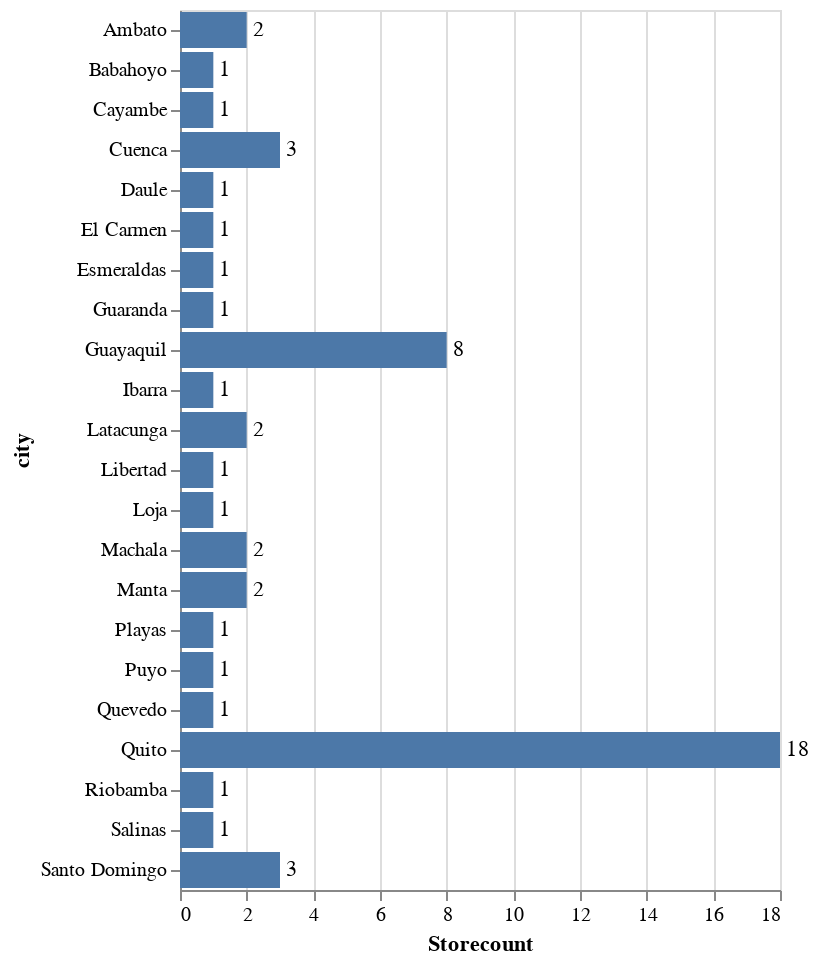

The notebook cell saved with this chart:
### Code cell
barchartstorecitycount = alt.Chart(df_stores_groupedcountstores).mark_bar().encode(
    x='Storecount',
    y='city',
)
barchartstorecitycountlabels = barchartstorecitycount.mark_text(
    align= 'left',
    baseline='middle',
    dx=3
).encode(
    text='Storecount'
)

barchartstorecitycount + barchartstorecitycountlabels

### Figure 1 — Vega-Lite specification as saved in the notebook (floating-point values rounded to 4 significant figures)
{"config": {"view": {"continuousWidth": 300, "continuousHeight": 300}}, "layer": [{"mark": {"type": "bar"}, "encoding": {"x": {"field": "Storecount", "type": "quantitative"}, "y": {"field": "city", "type": "nominal"}}}, {"mark": {"type": "text", "align": "left", "baseline": "middle", "dx": 3}, "encoding": {"text": {"field": "Storecount", "type": "quantitative"}, "x": {"field": "Storecount", "type": "quantitative"}, "y": {"field": "city", "type": "nominal"}}}], "data": {"name": "data-b526fa5b5360b5309f6aa3e2e41cadfc"}, "$schema": "https://vega.github.io/schema/vega-lite/v5.14.1.json", "datasets": {"data-b526fa5b5360b5309f6aa3e2e41cadfc": [{"city": "Quito", "Storecount": 18, "Percentage": 33.33, "Cum_sum": 18, "Cumulative Percentage": 33.33}, {"city": "Guayaquil", "Storecount": 8, "Percentage": 14.81, "Cum_sum": 26, "Cumulative Percentage": 48.15}, {"city": "Santo Domingo", "Storecount": 3, "Percentage": 5.56, "Cum_sum": 29, "Cumulative Percentage": 53.7}, {"city": "Cuenca", "Storecount": 3, "Percentage": 5.56, "Cum_sum": 32, "Cumulative Percentage": 59.26}, {"city": "Manta", "Storecount": 2, "Percentage": 3.7, "Cum_sum": 34, "Cumulative Percentage": 62.96}, {"city": "Machala", "Storecount": 2, "Percentage": 3.7, "Cum_sum": 36, "Cumulative Percentage": 66.67}, {"city": "Latacunga", "Storecount": 2, "Percentage": 3.7, "Cum_sum": 38, "Cumulative Percentage": 70.37}, {"city": "Ambato", "Storecount": 2, "Percentage": 3.7, "Cum_sum": 40, "Cumulative Percentage": 74.07}, {"city": "Guaranda", "Storecount": 1, "Percentage": 1.85, "Cum_sum": 41, "Cumulative Percentage": 75.93}, {"city": "Ibarra", "Storecount": 1, "Percentage": 1.85, "Cum_sum": 42, "Cumulative Percentage": 77.78}, {"city": "Esmeraldas", "Storecount": 1, "Percentage": 1.85, "Cum_sum": 43, "Cumulative Percentage": 79.63}, {"city": "Babahoyo", "Storecount": 1, "Percentage": 1.85, "Cum_sum": 44, "Cumulative Percentage": 81.48}, {"city": "Loja", "Storecount": 1, "Percentage": 1.85, "Cum_sum": 45, "Cumulative Percentage": 83.33}, {"city": "El Carmen", "Storecount": 1, "Percentage": 1.85, "Cum_sum": 46, "Cumulative Percentage": 85.19}, {"city": "Daule", "Storecount": 1, "Percentage": 1.85, "Cum_sum": 47, "Cumulative Percentage": 87.04}, {"city": "Playas", "Storecount": 1, "Percentage": 1.85, "Cum_sum": 48, "Cumulative Percentage": 88.89}, {"city": "Puyo", "Storecount": 1, "Percentage": 1.85, "Cum_sum": 49, "Cumulative Percentage": 90.74}, {"city": "Quevedo", "Storecount": 1, "Percentage": 1.85, "Cum_sum": 50, "Cumulative Percentage": 92.59}, {"city": "Cayambe", "Storecount": 1, "Percentage": 1.85, "Cum_sum": 51, "Cumulative Percentage": 94.44}, {"city": "Riobamba", "Storecount": 1, "Percentage": 1.85, "Cum_sum": 52, "Cumulative Percentage": 96.3}, {"city": "Salinas", "Storecount": 1, "Percentage": 1.85, "Cum_sum": 53, "Cumulative Percentage": 98.15}, {"city": "Libertad", "Storecount": 1, "Percentage": 1.85, "Cum_sum": 54, "Cumulative Percentage": 100.0}]}}
